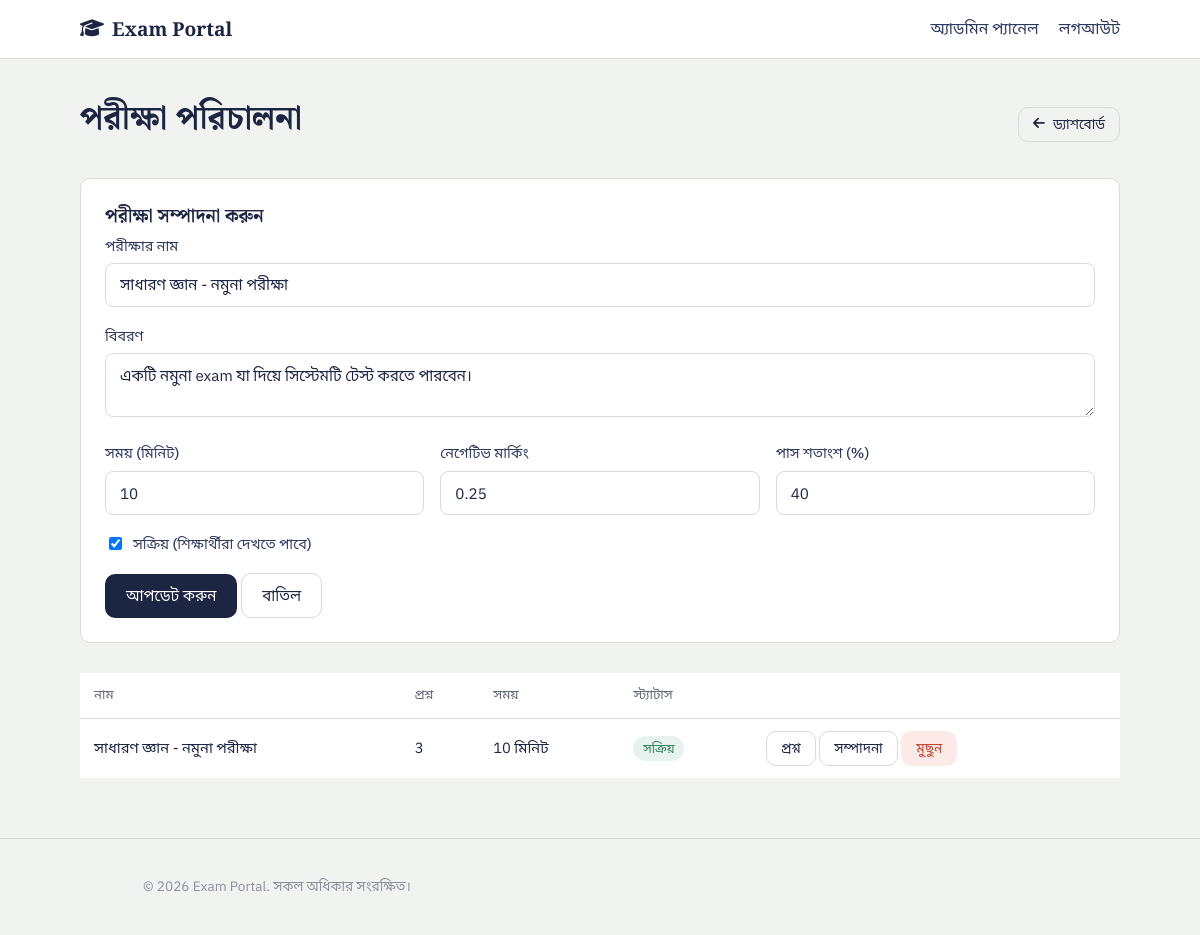
Screenshot of /admin/exams.php?edit=1 (signed in) with the database file from the repository.
### tables this page shows
CREATE TABLE exams (
    id INT AUTO_INCREMENT PRIMARY KEY,
    title VARCHAR(150) NOT NULL,
    description TEXT,
    duration_minutes INT NOT NULL DEFAULT 30,
    negative_marking DECIMAL(3,2) NOT NULL DEFAULT 0.00,
    pass_percentage INT NOT NULL DEFAULT 40,
    is_active TINYINT(1) NOT NULL DEFAULT 1,
    created_at TIMESTAMP DEFAULT CURRENT_TIMESTAMP
);

### includes/auth.php (called while the page is built, shortened)
<?php
function e($string) {
    return htmlspecialchars($string ?? '', ENT_QUOTES, 'UTF-8');
}

### admin/exams.php (the view, shortened to what this page needs)
<?php
require_once __DIR__ . '/../config/db.php';
require_once __DIR__ . '/../includes/auth.php';
$editExam = null;
if (isset($_GET['edit'])) {
    $stmt = $pdo->prepare("SELECT * FROM exams WHERE id = ?");
    $stmt->execute([(int)$_GET['edit']]);
    $editExam = $stmt->fetch();
}
$exams = $pdo->query("SELECT e.*, (SELECT COUNT(*) FROM questions q WHERE q.exam_id = e.id) as question_count FROM exams e ORDER BY e.created_at DESC")->fetchAll();
require_once __DIR__ . '/../includes/header.php';
?>
<div class="page-head">
  <h1>পরীক্ষা পরিচালনা</h1>
  <a href="<?= BASE_URL ?>/admin/dashboard.php" class="btn btn-outline btn-sm"><i class="fa-solid fa-arrow-left"></i> ড্যাশবোর্ড</a>
</div>
<div class="card" style="margin-bottom:30px;">
  <h3><?= $editExam ? 'পরীক্ষা সম্পাদনা করুন' : 'নতুন পরীক্ষা তৈরি করুন' ?></h3>
  <form method="post">
    <div class="field">
      <label>পরীক্ষার নাম</label>
      <input type="text" name="title" value="<?= e($editExam['title'] ?? '') ?>" required>
    </div>
    <div class="field">
      <label>বিবরণ</label>
      <textarea name="description" rows="2"><?= e($editExam['description'] ?? '') ?></textarea>
    </div>
    <div style="display:grid; grid-template-columns:repeat(auto-fit,minmax(150px,1fr)); gap:16px;">
      <div class="field">
        <label>সময় (মিনিট)</label>
        <input type="number" name="duration_minutes" value="<?= e($editExam['duration_minutes'] ?? 30) ?>" min="1" required>
      </div>
      <div class="field">
        <label>নেগেটিভ মার্কিং</label>
        <input type="number" step="0.01" name="negative_marking" value="<?= e($editExam['negative_marking'] ?? 0) ?>" min="0">
      </div>
      <div class="field">
        <label>পাস শতাংশ (%)</label>
        <input type="number" name="pass_percentage" value="<?= e($editExam['pass_percentage'] ?? 40) ?>" min="0" max="100">
      </div>
    </div>
    <div class="field">
      <label style="display:flex; align-items:center; gap:8px;"><input type="checkbox" name="is_active" <?= (!isset($editExam) || $editExam['is_active']) ? 'checked' : '' ?> style="width:auto;"> সক্রিয় (শিক্ষার্থীরা দেখতে পাবে)</label>
    </div>
    <button type="submit" class="btn btn-primary"><?= $editExam ? 'আপডেট করুন' : 'তৈরি করুন' ?></button>
    <?php if ($editExam): ?><a href="<?= BASE_URL ?>/admin/exams.php" class="btn btn-outline">বাতিল</a><?php endif; ?>
  </form>
</div>
<div class="table-wrap">
  <table>
    <thead><tr><th>নাম</th><th>প্রশ্ন</th><th>সময়</th><th>স্ট্যাটাস</th><th></th></tr></thead>
    <tbody>
    <?php foreach ($exams as $ex): ?>
      <tr>
        <td><?= e($ex['title']) ?></td>
        <td><?= $ex['question_count'] ?></td>
        <td><?= $ex['duration_minutes'] ?> মিনিট</td>
        <td><span class="badge <?= $ex['is_active'] ? 'badge-success' : 'badge-muted' ?>"><?= $ex['is_active'] ? 'সক্রিয়' : 'নিষ্ক্রিয়' ?></span></td>
        <td style="white-space:nowrap;">
          <a href="<?= BASE_URL ?>/admin/questions.php?exam_id=<?= $ex['id'] ?>" class="btn btn-outline btn-sm">প্রশ্ন</a>
          <a href="?edit=<?= $ex['id'] ?>" class="btn btn-outline btn-sm">সম্পাদনা</a>
          <a href="?delete=<?= $ex['id'] ?>" class="btn btn-danger btn-sm" onclick="return confirm('আপনি কি নিশ্চিত? এই পরীক্ষার সকল প্রশ্ন ও ফলাফলও মুছে যাবে।')">মুছুন</a>
        </td>
      </tr>
    <?php endforeach; ?>
    </tbody>
  </table>
</div>
<?php require_once __DIR__ . '/../includes/footer.php'; ?>

### assets/css/style.css (style rules this page uses)
:root { --ink: #1C2541; --ink-soft: #2E3A5C; --paper: #F1F3F0; --paper-raised: #FFFFFF; --graphite: #5B6270; --graphite-light: #8B909C; --line: #D8DBD6; --pen-red: #C1432E; --pen-red-soft: #FBEAE7; --mark-green: #2E7D5B; --mark-green-soft: #E7F3ED; --bubble-gold: #B8860F; --bubble-gold-soft: #FBF3DE; --radius: 10px; }
* { box-sizing: border-box; }
body { margin: 0; font-family: 'IBM Plex Sans', 'Noto Sans Bengali', sans-serif; background: var(--paper); color: var(--ink); line-height: 1.55; }
h1, h2, h3, .display { font-family: 'Spectral', 'Noto Serif Bengali', serif; font-weight: 600; color: var(--ink); line-height: 1.25; margin: 0 0 0.5em; }
h1 { font-size: 2.1rem; }
h3 { font-size: 1.15rem; }
a { color: var(--ink-soft); text-decoration: none; }
.card { background: var(--paper-raised); border: 1px solid var(--line); border-radius: var(--radius); padding: 24px; }
.btn { display: inline-flex; align-items: center; justify-content: center; gap: 8px; padding: 10px 20px; border-radius: var(--radius); border: 1px solid transparent; font-weight: 500; font-size: 0.95rem; cursor: pointer; font-family: inherit; }
.btn-primary { background: var(--ink); color: #fff; }
.btn-outline { background: transparent; border-color: var(--line); color: var(--ink); }
.btn-danger { background: var(--pen-red-soft); color: var(--pen-red); }
.btn-sm { padding: 6px 14px; font-size: 0.85rem; }
.field { margin-bottom: 18px; }
.field label { display: block; margin-bottom: 6px; font-weight: 500; font-size: 0.9rem; color: var(--ink-soft); }
.field input, .field textarea, .field select { width: 100%; padding: 11px 14px; border: 1px solid var(--line); border-radius: 8px; font-family: inherit; font-size: 0.95rem; background: var(--paper-raised); color: var(--ink); }
.table-wrap { overflow-x: auto; }
table { width: 100%; border-collapse: collapse; background: var(--paper-raised); }
th, td { text-align: left; padding: 12px 14px; border-bottom: 1px solid var(--line); font-size: 0.92rem; }
th { color: var(--graphite); font-weight: 500; font-size: 0.82rem; }
tr:last-child td { border-bottom: none; }
.badge { display: inline-block; padding: 3px 10px; border-radius: 20px; font-size: 0.78rem; font-weight: 500; }
.badge-success { background: var(--mark-green-soft); color: var(--mark-green); }
.page-head { display: flex; align-items: center; justify-content: space-between; margin-bottom: 24px; flex-wrap: wrap; gap: 12px; }

### rows the page displays
exams: title "সাধারণ জ্ঞান - নমুনা পরীক্ষা", description "একটি নমুনা exam যা দিয়ে সিস্টেমটি টেস্ট করতে পারবেন।", duration_minutes "10", negative_marking "0.25", pass_percentage "40", is_active "☑", question_count "3", shows "সক্রিয়"
